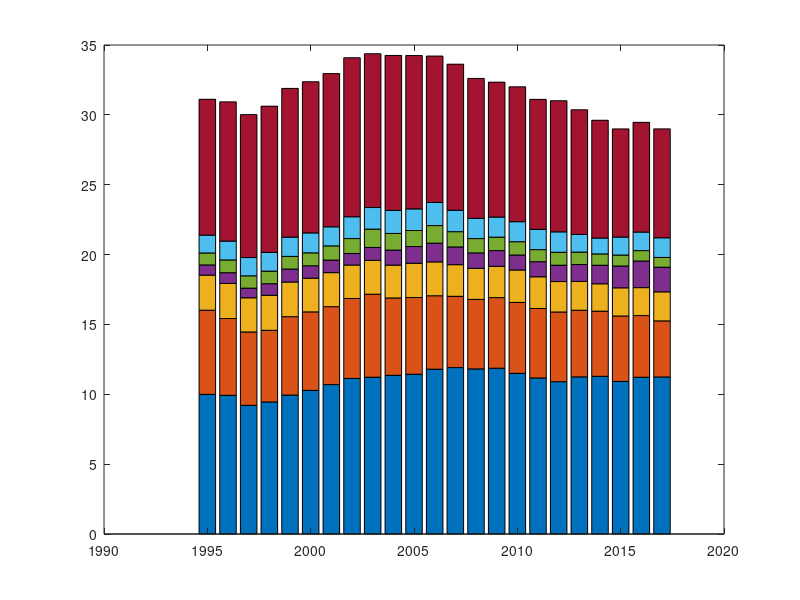

Source code (MATLAB): (Note: this script raises an error after producing the figure.)
%Ryan Plante
%ECE 498 Homework 2
%1/29/2018

%Starter Code
clear
clc
enrollment = [
% Year	
1995	1996	1997	1998	1999	2000	2001	2002	2003	2004	2005	2006	2007	2008	2009	2010	2011	2012	2013	2014	2015    2016    2017
% UM	
9996	9928	9213	9451	9945	10282	10698	11135	11222	11358	11435	11797	11912	11818	11867	11501	11168	10901	11247	11286   10922   11219    11240
% UMA	
6023	5496	5248	5130	5612	5617	5575	5722	5943	5538	5494	5257	5101	4974	5054	5074	4974	4990	4770	4664    4683    4416    4014
% UMF	
2510	2512	2446	2507	2479	2413	2435	2395	2420	2349	2452	2424	2265	2227	2238	2322	2269	2179	2061	1960    2016    2000    2080
% UMFK	
731	767	690	827	926	886	897	827	924	1076	1193	1339	1269	1102	1126	1073	1080	1169	1209	1327    1559    1904   1760
% UMM	
856	915	884	899	908	927	1017	1068	1313	1191	1149	1259	1093	1023	964	951	863	925	892	810     786     745    701
% UMPI	
1278	1347	1307	1344	1378	1427	1367	1560	1546	1652	1548	1655	1533	1455	1436	1434	1453	1463	1263	1138    1289    1326   1408
% USM	
9721	9966	10230	10462	10645	10820	10966	11382	11007	11089	10974	10478	10453	10009	9655	9654	9301	9385	8923	8428    7739    7855    7794
];

%Homework start
%Figure 1
figure(1)
set(gcf, 'units', 'points', 'position',[400,150,800,400])
year = enrollment(1,:);
enrolled = enrollment([2:8],:)';
bar(year, enrolled/1000, 'stacked')
alpha(0.7)
title('Enrollment of University of Maine Campuses, 1995 - 2016')
xlim([1994.5 2017.5])
xticks(1995:1:2017)
xlabel('Year')
ylabel('Total Enrollment (thousands)')
legend('UM', 'UMA', 'UMF', 'UMFK', 'UMM', 'UMPI', 'USM', 'Location', 'southwest')

%Figure 2
figure(2)
set(gcf, 'units', 'points', 'position',[400,150,800,400])
hold on
box on
totalPerYear = sum(enrollment([2:8], :));
totalUM = enrollment(2, :)*100;
totalUSM = enrollment(8, :)*100;
plot(year, (totalUM./totalPerYear), '--or', 'MarkerSize', 3)
plot(year, totalUSM./totalPerYear, ':^m', 'MarkerSize', 3)
xlim([1995 2017])
xlabel('Year')
ylabel('Percentage of System Total(%)')
legend('UMaine', 'USM', 'Location', 'northwest')

%Figure 3
figure(3)
set(gcf, 'units', 'points', 'position',[400,150,800,400])
hold on
box on
%BAR GRAPH
bar(year, enrolled/1000, 'stacked', 'EdgeColor', 'none')
alpha(0.7)
xlim([1994.5 2017.5])
xticks(1996:2:2017)
%LINE GRAPH
yyaxis right
plot(year, (totalUM./totalPerYear), '--or', 'MarkerSize', 3, 'LineWidth', 1.5)
plot(year, totalUSM./totalPerYear, ':^m', 'MarkerSize', 3, 'LineWidth', 1.5)
ylabel('Percentage of total enrollment(%)')
legend('UM', 'UMA', 'UMF', 'UMFK', 'UMM', 'UMPI', 'USM', 'UM Ratio', 'USM Ratio','Orientation','horizontal','Location', 'northoutside')
%Figure 4
figure(4)
set(gcf, 'units', 'points', 'position',[400,150,800,400])
hold on
box on
%BAR GRAPH
enrollmentUM = enrollment(2,:);
bar(year, enrollmentUM/1000, 'green')
ylim([9 12])
xlim([1994.5 2017.5])
xticks(1996:2:2017)
ylabel('Enrollment (thousands)')
%LINE GRAPH
yyaxis right
ylim([-10 10])
yticks(-10:10:10)
ylabel('Year over year growth (%)')
percentGrowth = diff(enrollment(2,:));
percentGrowth = [NaN; percentGrowth(1:end)']; %Add NaN value to beginning of vector so vector lengths match
plot(year, percentGrowth/100, '--or', 'MarkerSize', 3)
legend('UM Enrollment', 'UM YoY Growth', 'Orientation', 'horizontal', 'Location', 'northoutside')




